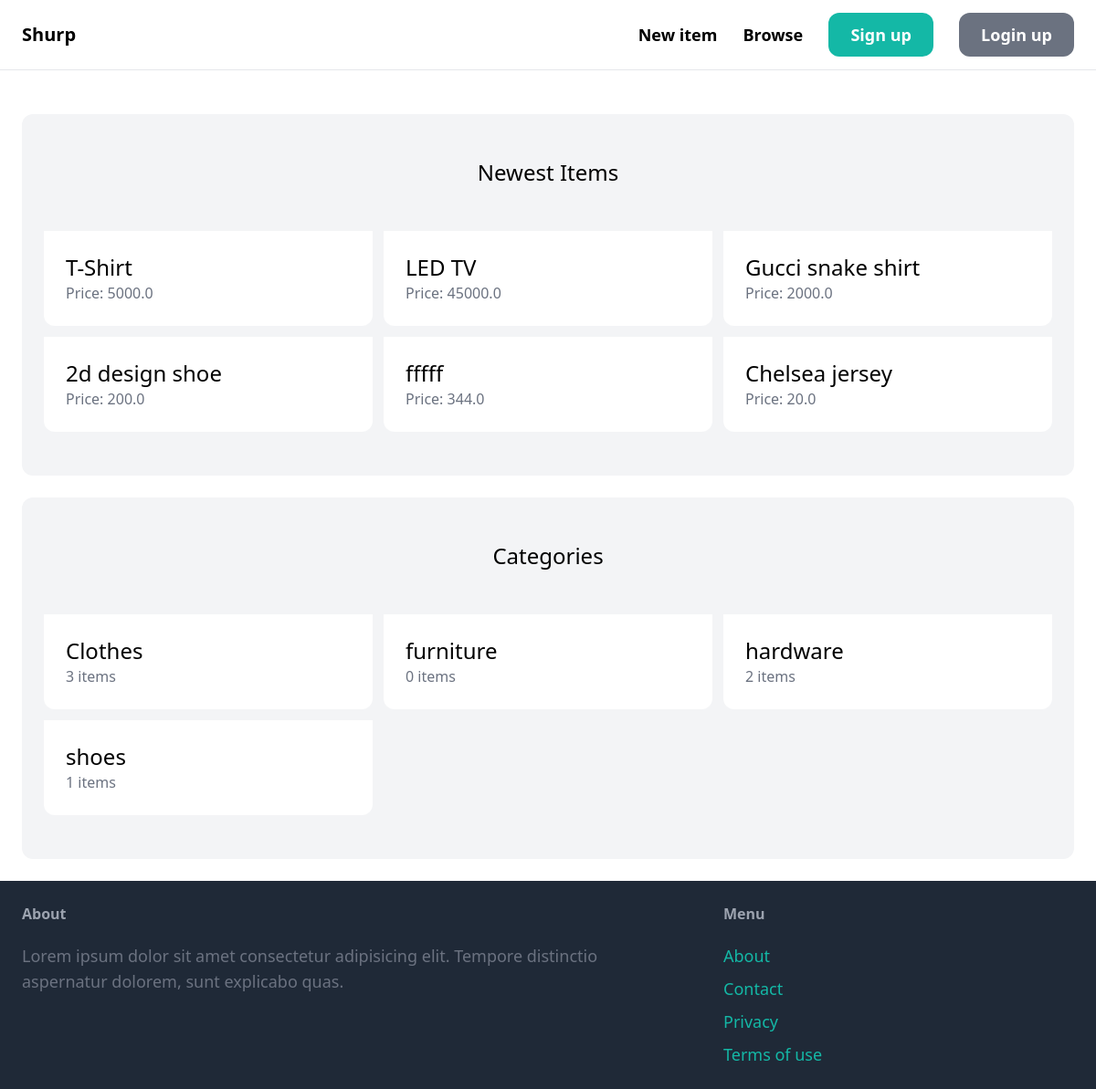
The page / on the database its author committed.
### item/models.py (models this page shows, shortened)
class Item(models.Model):
    category = models.ForeignKey(Category, related_name='items', on_delete=models.CASCADE)
    name = models.CharField(max_length=255)
    description = models.TextField(blank=True, null=True)
    price = models.FloatField()
    image = models.ImageField(upload_to='item_images', blank=True,  null=True)
    is_sold = models.BooleanField(default=False)
    created_by = models.ForeignKey(User, related_name='items', on_delete=models.CASCADE)
    created_at = models.DateTimeField(auto_now_add=True)

class Category(models.Model):
    name = models.CharField(max_length=255)
    class Meta:
        ordering = ('name',) #bug was a typo 🤣
        verbose_name_plural = 'Categories'

### core/views.py (the view)
# urls.py: path('', views.index, name="index"),
def index(request):
    items = Item.objects.filter(is_sold=False)[0:6]
    categories = Category.objects.all() #get all categories
    return render(request, 'core/index.html', {
        'categories': categories,
        'items': items,
    })

### core/templates/core/index.html (shortened to what this page needs)
{% extends 'core/base.html' %}
{% block content %}
    <div class="mt-6 px-6 py-12 bg-gray-100 rounded-xl">
        <h2 class="mb-12 text-2xl text-center">Newest Items</h2>
        <div class="grid grid-cols-3 gap-3">
            {% for item in items %}
                <div class="">
                    <a href="{% url 'item:detail' item.id %}">
                        <div class="p-6 bg-white rounded-b-xl">
                            <h2 class="text-2xl">
                                {{ item.name }}
                            </h2>
                            <p class="text-gray-500">Price: {{ item.price }}</p>
                        </div>
                    </a>
                </div>
            {% endfor %}
        </div>
    </div>
    <div class="mt-6 px-6 py-12 bg-gray-100 rounded-xl">
        <h2 class="mb-12 text-2xl text-center">Categories</h2>
        <div class="grid grid-cols-3 gap-3">
            {% for category in categories %}
            <div class="">
                <a href="#">
                    <div class="p-6 bg-white rounded-b-xl">
                        <h2 class="text-2xl">
                            {{ category.name }}
                        </h2>
                        <p class="text-gray-500">{{ category.items.count }} items</p>
                    </div>
                </a>
            </div>
            {% endfor %}
        </div>
    </div>
{% endblock %}

### rows shown on the page
Item: name "T-Shirt", price "5000.0"
Item: name "LED TV", price "45000.0"
Item: name "Gucci snake shirt", price "2000.0"
Item: name "2d design shoe", price "200.0"
Item: name "fffff", price "344.0"
Item: name "Chelsea jersey", price "20.0"
Category: name "Clothes", items.count "3"
Category: name "furniture", items.count "0"
Category: name "hardware", items.count "2"
Category: name "shoes", items.count "1"
